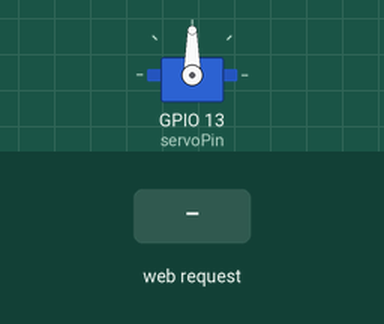
Bench run of a sketch on a simulated ESP32. On the bench: servo. Inputs (shaded band) come from the test bench. WiFi joins after 1.5 s; servers stay silent unless stated; what the sketch prints to the serial monitor is not drawn.

Above: at 2.7 s.
2.8 s: HTTP request GET /p1/open received
At 3.25 s:
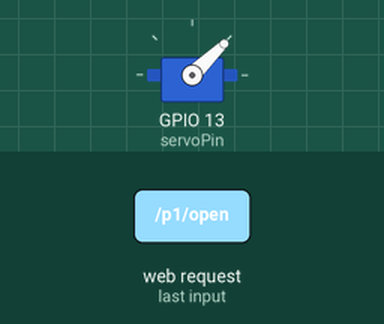
5.2 s: HTTP request GET /p1/close received
At 7.1 s:
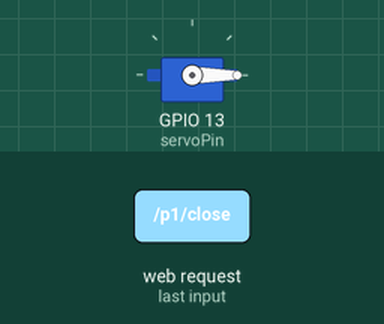
Timing chart, 0 to 8.6 s (numbered marks = the images above; inputs shaded):
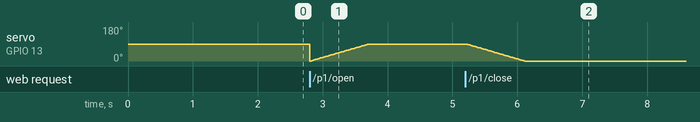

Measured:
- after the input at 5.2 s, servo on GPIO 13 (servoPin): moves from 90° to 0° over 0.90 s, starting at once

The sketch:

ouvrir_porte.ino
```cpp
#include <WiFi.h>
#include <Servo.h>

// Remplacer "" par son réseau, nom et mot de passe de son réseau
const char* ssid = "";
const char* password = "";

// Entrées du servo
int servoPin = 13;

// Controle du servo
Servo servo;

int pos = 0;

// On initialise les états a close au début
String etat_porte1 = "close";
String etat_porte2 = "close";

// Port pour le serveur web
WiFiServer server(80);

// Stocker la requette HTTP
String header;

void setup() {
  Serial.begin(115200);
  servo.attach(servoPin); // recupere le servo

  // Connexion wifi
  Serial.print("Connexion à ");
  Serial.println(ssid);
  WiFi.begin(ssid, password);

  while(WiFi.status() != WL_CONNECTED)
  {
  	delay(500);
	Serial.print(".");
  }

  Serial.println("Connexion etablie");
  Serial.print("Adresse IP: ");
  Serial.println(WiFi.localIP()); // On utilise pour se connecter a l'application

  // Démmarrage du serveur.
  server.begin();
}

void loop() {
  // On vérifie si un client se connecte
  WiFiClient client = server.available();

  if (client) {
    Serial.println("Nouveau client");
    String currentLine = "";
    while (client.connected()) {
      if (client.available()) { // On vérifie si le client a envoyé une requete
        char c = client.read();
        Serial.write(c);
        header += c;
         if (c == '\n') {
          // Fin de la requette HTTP du client
          if (currentLine.length() == 0) {
            // HTTP headers
            client.println("HTTP/1.1 200 OK");
            client.println("Content-type:text/html");
            client.println("Connection: close");
            client.println();

            // Ouvrir et fermer porte
            if (header.indexOf("GET /p1/open") >= 0) {
              Serial.println("porte 1 open");
              etat_porte1 = "open";
              for (pos = 0; pos <= 90; pos += 1) { // on tourne jusqu'a 90 degrés
                servo.write(pos);
                delay(10);
              }
            } else if (header.indexOf("GET /p1/close") >= 0) {
                Serial.println("porte 1 close");
                etat_porte1 = "close";
                for (pos = 90; pos >= 0; pos -= 1) { // on tourne jusqu'a 0 degrés
                  servo.write(pos);
                  delay(10);
                }
            } else if (header.indexOf("GET /p2/open") >= 0) {
                Serial.println("porte 2 open");
                etat_porte2 = "open";
                for (pos = 0; pos <= 90; pos += 1) { // on tourne jusqu'a 90 degrés
                  servo.write(pos);
                  delay(10);
                }
            } else if (header.indexOf("GET /p2/close") >= 0) {
                Serial.println("porte 2 close");
                etat_porte2 = "close";
                for (pos = 90; pos >= 0; pos -= 1) { // on tourne jusqu'a 0 degrés
                  servo.write(pos);
                  delay(10);
                }
            }

            // Affichage de la page html
            client.println("<!DOCTYPE html><html>");
            client.println("<head><meta name=\"viewport\" content=\"width=device-width, initial-scale=1\">");
            client.println("<link rel=\"icon\" href=\"data:,\">");
            client.println("<script src=\"https://kit.fontawesome.com/a076d05399.js\"></script>");
            client.println("<script src=\"https://code.jquery.com/jquery-3.2.1.slim.min.js\" integrity=\"sha384-KJ3o2DKtIkvYIK3UENzmM7KCkRr/rE9/Qpg6aAZGJwFDMVNA/GpGFF93hXpG5KkN\"></script>");
            client.println("<script src=\"https://cdnjs.cloudflare.com/ajax/libs/popper.js/1.11.0/umd/popper.min.js\" integrity=\"sha384-b/U6ypiBEHpOf/4+1nzFpr53nxSS+GLCkfwBdFNTxtclqqenISfwAzpKaMNFNmj4\"></script>");
            client.println("<script src=\"https://maxcdn.bootstrapcdn.com/bootstrap/4.0.0-beta/js/bootstrap.min.js\" integrity=\"sha384-h0AbiXch4ZDo7tp9hKZ4TsHbi047NrKGLO3SEJAg45jXxnGIfYzk4Si90RDIqNm1\"></script>");

            // CSS
            client.println("<style>html { font-family: Helvetica; display: inline-block; margin: 0px auto; text-align: center;}");
            client.println(".button2 {background-color: #555555;}</style></head>");

            client.println("<body><h4>Gestion des fonctionalités</h4>");

            // Position des boutons dans la div
            client.println("<div  class=\"row justify-content-center no-gutters outer-div\">");

              // On vérifie l'état des portes
              client.println("<div  class=\"col-xs-6 col-sm-6 col-md-6 col-lg-6 justify-content-center inner-div\">");
                client.println("<p>Etat porte 1 : " + etat_porte1 + "</p>");
                if (etat_porte1=="close") {
                  client.println("<p><a href=\"/p1/open\"><button class=\"button\">OPEN</button></a></p>");
                } else {
                  client.println("<p><a href=\"/p1/close\"><button type=\"button\" class=\"btn btn-info col-xs-6 col-sm-6 col-md-6 col-lg-6 button2\">CLOSE</button></a></p>");
                }
              client.println("</div>");

              client.println("<div  class=\"col-xs-6 col-sm-6 col-md-6 col-lg-6 justify-content-center inner-div\">");
                client.println("<p>Etat porte 2 : " + etat_porte2 + "</p>");
                if (etat_porte2=="close") {
                  client.println("<p><a href=\"/p2/open\"><button class=\"button\">OPEN</button></a></p>");
                } else {
                  client.println("<p><a href=\"/p2/close\"><button type=\"button\" class=\"btn btn-info col-xs-6 col-sm-6 col-md-6 col-lg-6 button2\">CLOSE</button></a></p>");
                }
              client.println("</div>");
            client.println("</div>");

            client.println("</body></html>");

            client.println();

            break;
          } else {
            currentLine = "";
          }
        } else if (c != '\r') {  // on vérifie si il n'y est pas de retour a la ligne
          currentLine += c;
        }
      }
    }
    // On met le header a vide
    header = "";

    client.stop();
    Serial.println("Client disconnected.");
    Serial.println("");
  }

}
```
